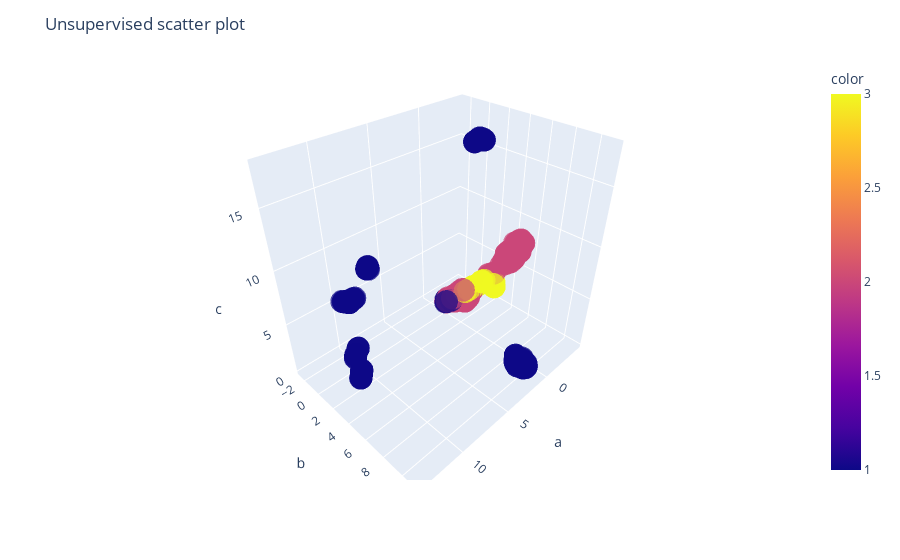

Notebook cell for this chart:
### Code cell
# configure 3-D plot
import plotly.express as px

x = embeddings[:, 0]
y = embeddings[:, 1]
z = embeddings[:, 2]

columns = ['umap_comp_1', 'umap_comp_3', 'umap_comp_3']
scatter_df = pd.DataFrame(data=embeddings, columns=['a', 'b', 'c'])

# add all of the original df datapoints to scatter df for hover data
scatter_df = pd.merge(scatter_df, df, left_index=True, right_index=True)
fig = px.scatter_3d(
    scatter_df,
    x='a',
    y='b',
    z='c',
    color=unsupervised_label_s,
    opacity=0.7,
    hover_data=['AGE', 'CDR', 'MMSE'],
)

# Default parameters which are used when `layout.scene.camera` is not provided
name = 'Unsupervised scatter plot'
camera = dict(
    up=dict(x=0, y=0, z=1),
    center=dict(x=0, y=0, z=0),
    eye=dict(x=1.25, y=1.25, z=1.25)
)
fig.update_layout(scene_camera=camera, title=name)
fig.show()

### Figure 1 — Plotly figure (JSON) as saved in the notebook; plotly's stock layout.template omitted (floating-point values rounded to 4 significant figures; data arrays with more than 128 entries replaced by an {"elided": "..."} marker saying what was removed)
{"data": [{"customdata": {"elided": "564x3 float values"}, "hovertemplate": "a=%{x}<br>b=%{y}<br>c=%{z}<br>AGE=%{customdata[0]}<br>CDR=%{customdata[1]}<br>MMSE=%{customdata[2]}<br>color=%{marker.color}<extra></extra>", "legendgroup": "", "marker": {"color": {"elided": "564 int values"}, "coloraxis": "coloraxis", "opacity": 0.7, "symbol": "circle"}, "mode": "markers", "name": "", "scene": "scene", "showlegend": false, "type": "scatter3d", "x": {"elided": "564 float values"}, "y": {"elided": "564 float values"}, "z": {"elided": "564 float values"}}], "layout": {"coloraxis": {"colorbar": {"title": {"text": "color"}}, "colorscale": [[0, "#0d0887"], [0.1111, "#46039f"], [0.2222, "#7201a8"], [0.3333, "#9c179e"], [0.4444, "#bd3786"], [0.5556, "#d8576b"], [0.6667, "#ed7953"], [0.7778, "#fb9f3a"], [0.8889, "#fdca26"], [1, "#f0f921"]]}, "legend": {"tracegroupgap": 0}, "margin": {"t": 60}, "scene": {"camera": {"center": {"x": 0, "y": 0, "z": 0}, "eye": {"x": 1.25, "y": 1.25, "z": 1.25}, "up": {"x": 0, "y": 0, "z": 1}}, "domain": {"x": [0, 1], "y": [0, 1]}, "xaxis": {"title": {"text": "a"}}, "yaxis": {"title": {"text": "b"}}, "zaxis": {"title": {"text": "c"}}}, "title": {"text": "Unsupervised scatter plot"}}}
